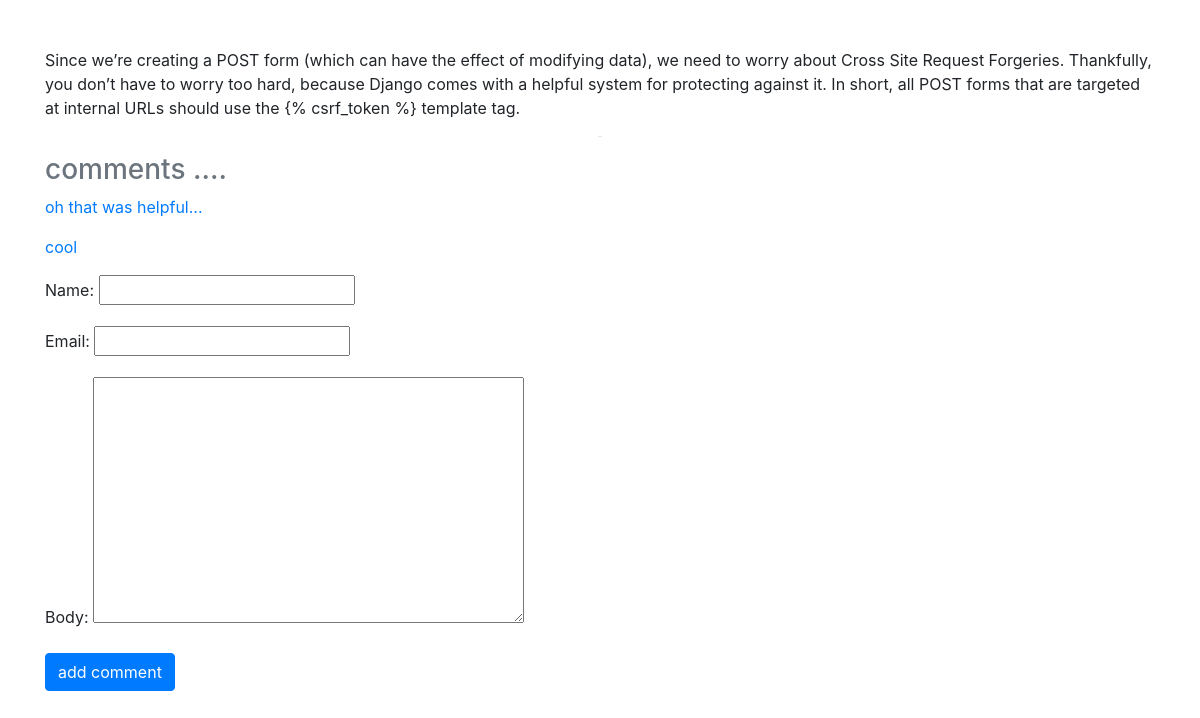
/1/, run on the app's committed database.
### posts/models.py (models this page shows, shortened)
class Post(models.Model):
    title = models.CharField(max_length=50)
    created_by = models.ForeignKey(User,  on_delete=models.CASCADE)
    body = models.TextField()
    created_at = models.DateTimeField(auto_now_add=True)
    slug = SlugField(blank=True , null=True)
    class Meta:
        verbose_name = _("Post")
        verbose_name_plural = _("Posts")

class Comment(models.Model):
    post = models.ForeignKey(Post,related_name='comments',  on_delete=models.CASCADE)
    name = models.CharField( max_length=50)
    email = EmailField()
    body = models.TextField()
    created_at = models.DateTimeField(auto_now_add=True)
    """Model definition for Comment."""
    class Meta:
        verbose_name = 'Comment'
        verbose_name_plural = 'Comments'

### posts/views.py (the view, shortened to what this page needs)
# urls.py: path('<int:pk>/' , views.details , name='details'),
def details(request , pk):
    post = get_object_or_404(Post , pk=pk)
    form = CommentForm()
    context = {
        'post': post,
        'form': form
    }
    return render(request , 'details.html', context)

### posts/forms.py
class CommentForm(forms.ModelForm):
    class Meta:
        model = Comment
        fields = ("name" , 'email' , 'body',)

### templates/details.html (shortened to what this page needs)
{% extends 'base.html' %}
{% block content %}
{{ post.body }}
<br>
<hr class="text-secondary" style="width: 4px;">
<h3 class="text-secondary">comments .... </h3>
{% for comment in post.comments.all  %}
 <p class="mt-2 text-primary">  {{ comment.body }}  </p>
{% empty %}
<p>no comments yet </p>
{% endfor %}
<form method="POST">
    {{ form.as_p }}
    <button class="btn btn-primary">add comment</button>
</form>
{% endblock content %}

### data on the page
Post: body "Since we’re creating a POST form (which can have the effect of modifying data), we need to worry about Cross Site Request Forgeries. Thankfully, you don’t have to worry too hard, because Django comes with a helpful system for protecting against it. In short, all POST forms that are targeted at internal URLs should use the {% csrf_token %} template tag."
Comment: body "oh that was helpful..."
Comment: body "cool"
